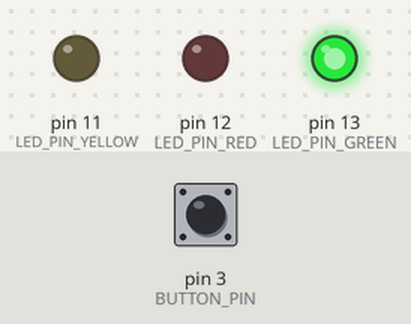
Simulated run of this sketch. Board: Arduino Uno, built with avr-gcc and run on an emulated ATmega328P. Parts: output pins drawn as LEDs (lit = HIGH). Dashed ring = blinking. Inputs (shaded band) come from the test bench; at power-on: pin 3 (BUTTON_PIN) HIGH.

Above: at 1.7 s.
1.8 s: pin 3 (BUTTON_PIN) pulled LOW for 0.15 s
At 2.5 s:
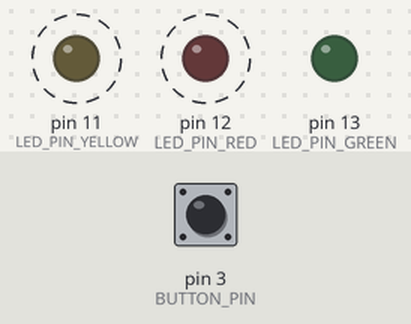
4.8 s: pin 3 (BUTTON_PIN) pulled LOW for 1 s
At 5.6 s:
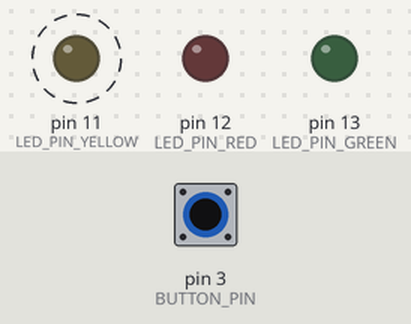
8.8 s: pin 3 (BUTTON_PIN) pulled LOW for 3.2 s
At 9.15 s:
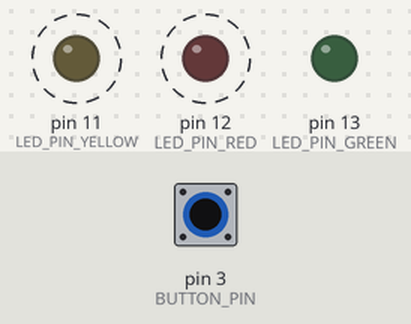
Timing chart, 0 to 19.5 s (numbered marks = the images above; inputs shaded):
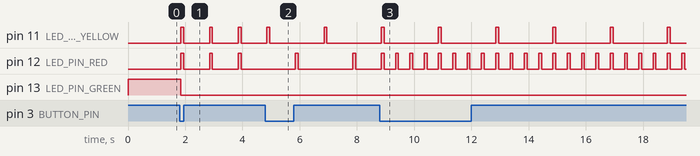

The sketch:

blinkingLED.ino
```cpp
// C++ code
//
// TODO
//  - handle millis() overflow
//  - struct for LEDs

// enums
enum blinkingMode{
  PARALLEL_BLINK = 1,
  ALTERNATE_BLINK = 2,
  ASYN_DURATION_BLINK = 3
};

// constants
const int LED_PIN_GREEN = 13;
const int LED_PIN_RED = 12;
const int LED_PIN_YELLOW = 11;
const int BUTTON_PIN = 3;
const int MODE_AMOUNT = 3;
const unsigned long DEBOUNCE_DELAY = 50;    // the debounce time; increase if the output flickers

//variables
int mode = 0;
unsigned long currentMillis = 0;
unsigned long modeStartMillis = 0;
int buttonState;
int lastButtonState = LOW;
unsigned long lastDebounceTime = 0;  // the last time the output pin was toggled

void blink (const int pin, unsigned long blinkStart, unsigned long blinkDuration, unsigned long cycleDuration, unsigned long modeStart)
{
  unsigned long currentCycleMillis = (currentMillis - modeStart) % cycleDuration;
  if ((currentCycleMillis >= blinkStart) && (currentCycleMillis < blinkStart + blinkDuration))
    digitalWrite(pin, HIGH);
  else
    digitalWrite(pin, LOW);
}

void setup()
{
  pinMode(LED_PIN_GREEN, OUTPUT);
  pinMode(LED_PIN_RED, OUTPUT);
  pinMode(LED_PIN_YELLOW, OUTPUT);
  pinMode(BUTTON_PIN, INPUT_PULLUP);
  digitalWrite(LED_PIN_GREEN, HIGH);
  delay(500);
}

void loop()
{
  currentMillis = millis();
  int reading = digitalRead(BUTTON_PIN);
  // If the switch changed, due to noise or pressing:
  if (reading != lastButtonState)
  {
    // reset the debouncing timer
    lastDebounceTime = millis();
  }
  if ((currentMillis - lastDebounceTime) > DEBOUNCE_DELAY)
  {
    if (reading != buttonState)
    {
      buttonState = reading;
      if (buttonState == LOW)
      {
        if (mode == MODE_AMOUNT)
          mode = 0;
        else
          mode = (mode % MODE_AMOUNT) + 1;
        modeStartMillis = currentMillis;
      }
    }
  }

  switch (mode)
  {
    case PARALLEL_BLINK:
      digitalWrite(LED_PIN_GREEN, LOW);
      blink(LED_PIN_RED, 0, 100, 1000, modeStartMillis);
      blink(LED_PIN_YELLOW, 0, 100, 1000, modeStartMillis);
      break;
    case ALTERNATE_BLINK:
      digitalWrite(LED_PIN_GREEN, LOW);
      blink(LED_PIN_RED, 1000, 100, 2000, modeStartMillis);
      blink(LED_PIN_YELLOW, 0, 100, 2000, modeStartMillis);
      break;
    case ASYN_DURATION_BLINK:
      digitalWrite(LED_PIN_GREEN, LOW);
      blink(LED_PIN_RED, 0, 100, 500, modeStartMillis);
      blink(LED_PIN_YELLOW, 0, 100, 2000, modeStartMillis);
      break;
    default:
      digitalWrite(LED_PIN_GREEN, HIGH);
      digitalWrite(LED_PIN_RED, LOW);
      digitalWrite(LED_PIN_YELLOW, LOW);
  }
  // save the reading. Next time through the loop, it'll be the lastButtonState:
  lastButtonState = reading;
}
```

Measured:
- after the input at 1.8 s, pin 11 (LED_PIN_YELLOW), pin 12 (LED_PIN_RED): alternates HIGH for 0.10 s and LOW for 0.90 s, starting after 0.05 s; pin 13 (LED_PIN_GREEN): HIGH → LOW after 0.05 s
- after the input at 4.8 s, pin 11 (LED_PIN_YELLOW): LOW → HIGH after 2.1 s, → LOW 0.10 s later; pin 12 (LED_PIN_RED): alternates HIGH for 0.10 s and LOW for 1.9 s, starting after 1.1 s
- after the input at 8.8 s, pin 12 (LED_PIN_RED): alternates HIGH for 0.10 s and LOW for 0.40 s, starting after 0.05 s
